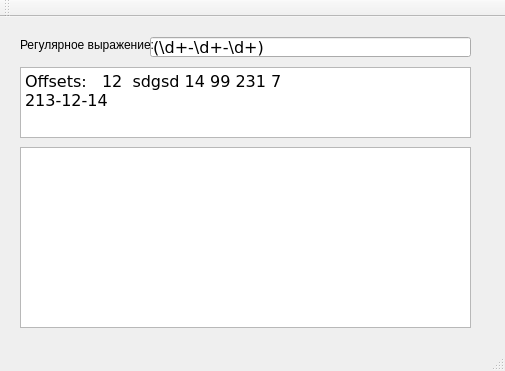
<?xml version="1.0" encoding="UTF-8"?>
<ui version="4.0">
 <class>MainWindow</class>
 <widget class="QMainWindow" name="MainWindow">
  <property name="geometry">
   <rect>
    <x>0</x>
    <y>0</y>
    <width>505</width>
    <height>371</height>
   </rect>
  </property>
  <property name="windowTitle">
   <string>Поиск номеров телефонов</string>
  </property>
  <widget class="QWidget" name="centralWidget">
   <widget class="QLineEdit" name="regExpEdit">
    <property name="geometry">
     <rect>
      <x>150</x>
      <y>20</y>
      <width>321</width>
      <height>20</height>
     </rect>
    </property>
    <property name="font">
     <font>
      <family>Verdana</family>
      <pointsize>12</pointsize>
     </font>
    </property>
    <property name="text">
     <string>(\d+-\d+-\d+)</string>
    </property>
   </widget>
   <widget class="QLabel" name="label">
    <property name="geometry">
     <rect>
      <x>20</x>
      <y>20</y>
      <width>141</width>
      <height>16</height>
     </rect>
    </property>
    <property name="text">
     <string>Регулярное выражение:</string>
    </property>
   </widget>
   <widget class="QPlainTextEdit" name="sourceText">
    <property name="geometry">
     <rect>
      <x>20</x>
      <y>50</y>
      <width>451</width>
      <height>71</height>
     </rect>
    </property>
    <property name="font">
     <font>
      <family>Verdana</family>
      <pointsize>12</pointsize>
     </font>
    </property>
    <property name="plainText">
     <string>Offsets:   12  sdgsd 14 99 231 7
213-12-14</string>
    </property>
   </widget>
   <widget class="QPlainTextEdit" name="resultText">
    <property name="geometry">
     <rect>
      <x>20</x>
      <y>130</y>
      <width>451</width>
      <height>181</height>
     </rect>
    </property>
    <property name="font">
     <font>
      <family>Verdana</family>
      <pointsize>12</pointsize>
     </font>
    </property>
   </widget>
  </widget>
  <widget class="QMenuBar" name="menuBar">
   <property name="geometry">
    <rect>
     <x>0</x>
     <y>0</y>
     <width>505</width>
     <height>21</height>
    </rect>
   </property>
  </widget>
  <widget class="QToolBar" name="mainToolBar">
   <attribute name="toolBarArea">
    <enum>TopToolBarArea</enum>
   </attribute>
   <attribute name="toolBarBreak">
    <bool>false</bool>
   </attribute>
  </widget>
  <widget class="QStatusBar" name="statusBar"/>
 </widget>
 <layoutdefault spacing="6" margin="11"/>
 <resources/>
 <connections>
  <connection>
   <sender>sourceText</sender>
   <signal>textChanged()</signal>
   <receiver>MainWindow</receiver>
   <slot>applyRegExp()</slot>
   <hints>
    <hint type="sourcelabel">
     <x>245</x>
     <y>118</y>
    </hint>
    <hint type="destinationlabel">
     <x>252</x>
     <y>185</y>
    </hint>
   </hints>
  </connection>
  <connection>
   <sender>regExpEdit</sender>
   <signal>textChanged(QString)</signal>
   <receiver>MainWindow</receiver>
   <slot>applyRegExp()</slot>
   <hints>
    <hint type="sourcelabel">
     <x>310</x>
     <y>62</y>
    </hint>
    <hint type="destinationlabel">
     <x>252</x>
     <y>185</y>
    </hint>
   </hints>
  </connection>
 </connections>
 <slots>
  <slot>applyRegExp()</slot>
 </slots>
</ui>
